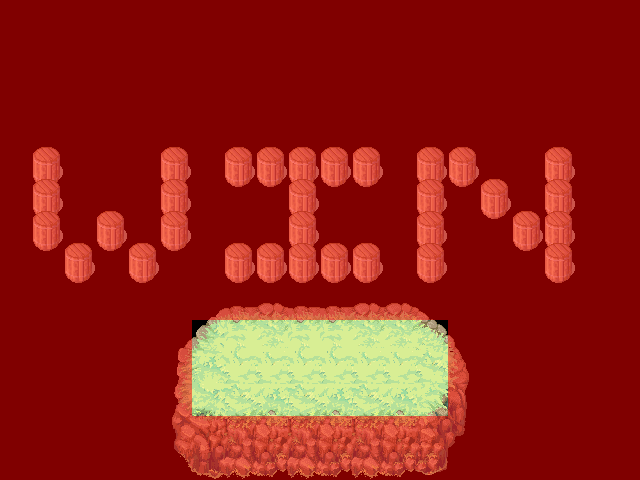

A 2D game scene composited from a Tiled map and its tileset images. What follows is a short description and the map's XML, with each tile layer's data collapsed to a summary:
An orthogonal 20x15 tile map with 32x32 px tiles, 9 tile layers (Water, Ground, UnderPlayer, UnderPlayer2, ...), 10 tilesets and 2 objects (2x Teleport).

<map version="1.0" orientation="orthogonal" width="20" height="15" tilewidth="32" tileheight="32">
 <tileset firstgid="1" name="grassland_ground_tiles" tilewidth="32" tileheight="32">
  <image source="grassland_ground_tiles.png" width="672" height="701" />
 </tileset>
 <tileset firstgid="442" name="grassland_cliff_tiles" tilewidth="32" tileheight="32">
  <image source="grassland_cliff_tiles.png" width="503" height="518" />
 </tileset>
 <tileset firstgid="682" name="grassland_trees" tilewidth="32" tileheight="32">
  <image source="grassland_trees.png" width="672" height="192" />
 </tileset>
 <tileset firstgid="808" name="grassland_objects" tilewidth="32" tileheight="32">
  <image source="grassland_objects.png" width="477" height="219" />
 </tileset>
 <tileset firstgid="892" name="gates" tilewidth="32" tileheight="32">
  <image source="gates.png" width="128" height="128" />
 </tileset>
 <tileset firstgid="908" name="gates_active" tilewidth="32" tileheight="32">
  <image source="gates_active.png" width="128" height="128" />
 </tileset>
 <tileset firstgid="924" name="gates_shadow" tilewidth="32" tileheight="32">
  <image source="gates_shadow.png" width="128" height="128" />
 </tileset>
 <tileset firstgid="940" name="castle_tiles" tilewidth="32" tileheight="32">
  <image source="castle_tiles.png" width="512" height="512" />
 </tileset>
 <tileset firstgid="1196" name="collision_tiles" tilewidth="32" tileheight="32">
  <image source="collision_tiles.png" width="128" height="32" />
  <tile id="0">
   <properties>
    <property name="collide" value="true" />
   </properties>
  </tile>
 </tileset>
 <tileset firstgid="1200" name="overlay" tilewidth="32" tileheight="32">
  <image source="overlay.png" width="128" height="32" />
 </tileset>
 <layer name="Water" width="20" height="15">
  <data>[300 cells, 0 non-empty, 0 distinct tile ids]</data>
 </layer>
 <layer name="Ground" width="20" height="15">
  <data>[300 cells, 60 non-empty, 35 distinct tile ids]</data>
 </layer>
 <layer name="UnderPlayer" width="20" height="15">
  <data>[300 cells, 32 non-empty, 1 distinct tile ids]</data>
 </layer>
 <layer name="UnderPlayer2" width="20" height="15">
  <data>[300 cells, 0 non-empty, 0 distinct tile ids]</data>
 </layer>
 <layer name="OverPlayer" width="20" height="15">
  <data>[300 cells, 32 non-empty, 1 distinct tile ids]</data>
 </layer>
 <layer name="OverPlayer2" width="20" height="15">
  <data>[300 cells, 0 non-empty, 0 distinct tile ids]</data>
 </layer>
 <objectgroup name="Teleport" width="20" height="15">
  <object name="entry" type="Teleport" x="311" y="367" width="20" height="22" />
  <object name="exit" type="Teleport" x="293" y="44" width="54" height="29">
   <properties>
    <property name="newMap" value="FirstMap" />
   </properties>
  </object>
 </objectgroup>
 <objectgroup name="Interactible" width="20" height="15" />
 <objectgroup name="Text" width="20" height="15" />
 <objectgroup name="Trigger" width="20" height="15" />
 <objectgroup name="Mob" width="20" height="15" />
 <layer name="ExitActive" width="20" height="15">
  <data>[300 cells, 0 non-empty, 0 distinct tile ids]</data>
 </layer>
 <layer name="ExitActive2" width="20" height="15">
  <data>[300 cells, 0 non-empty, 0 distinct tile ids]</data>
 </layer>
 <layer name="Collisions" width="20" height="15">
  <data>[300 cells, 276 non-empty, 1 distinct tile ids]</data>
 </layer>
</map>
